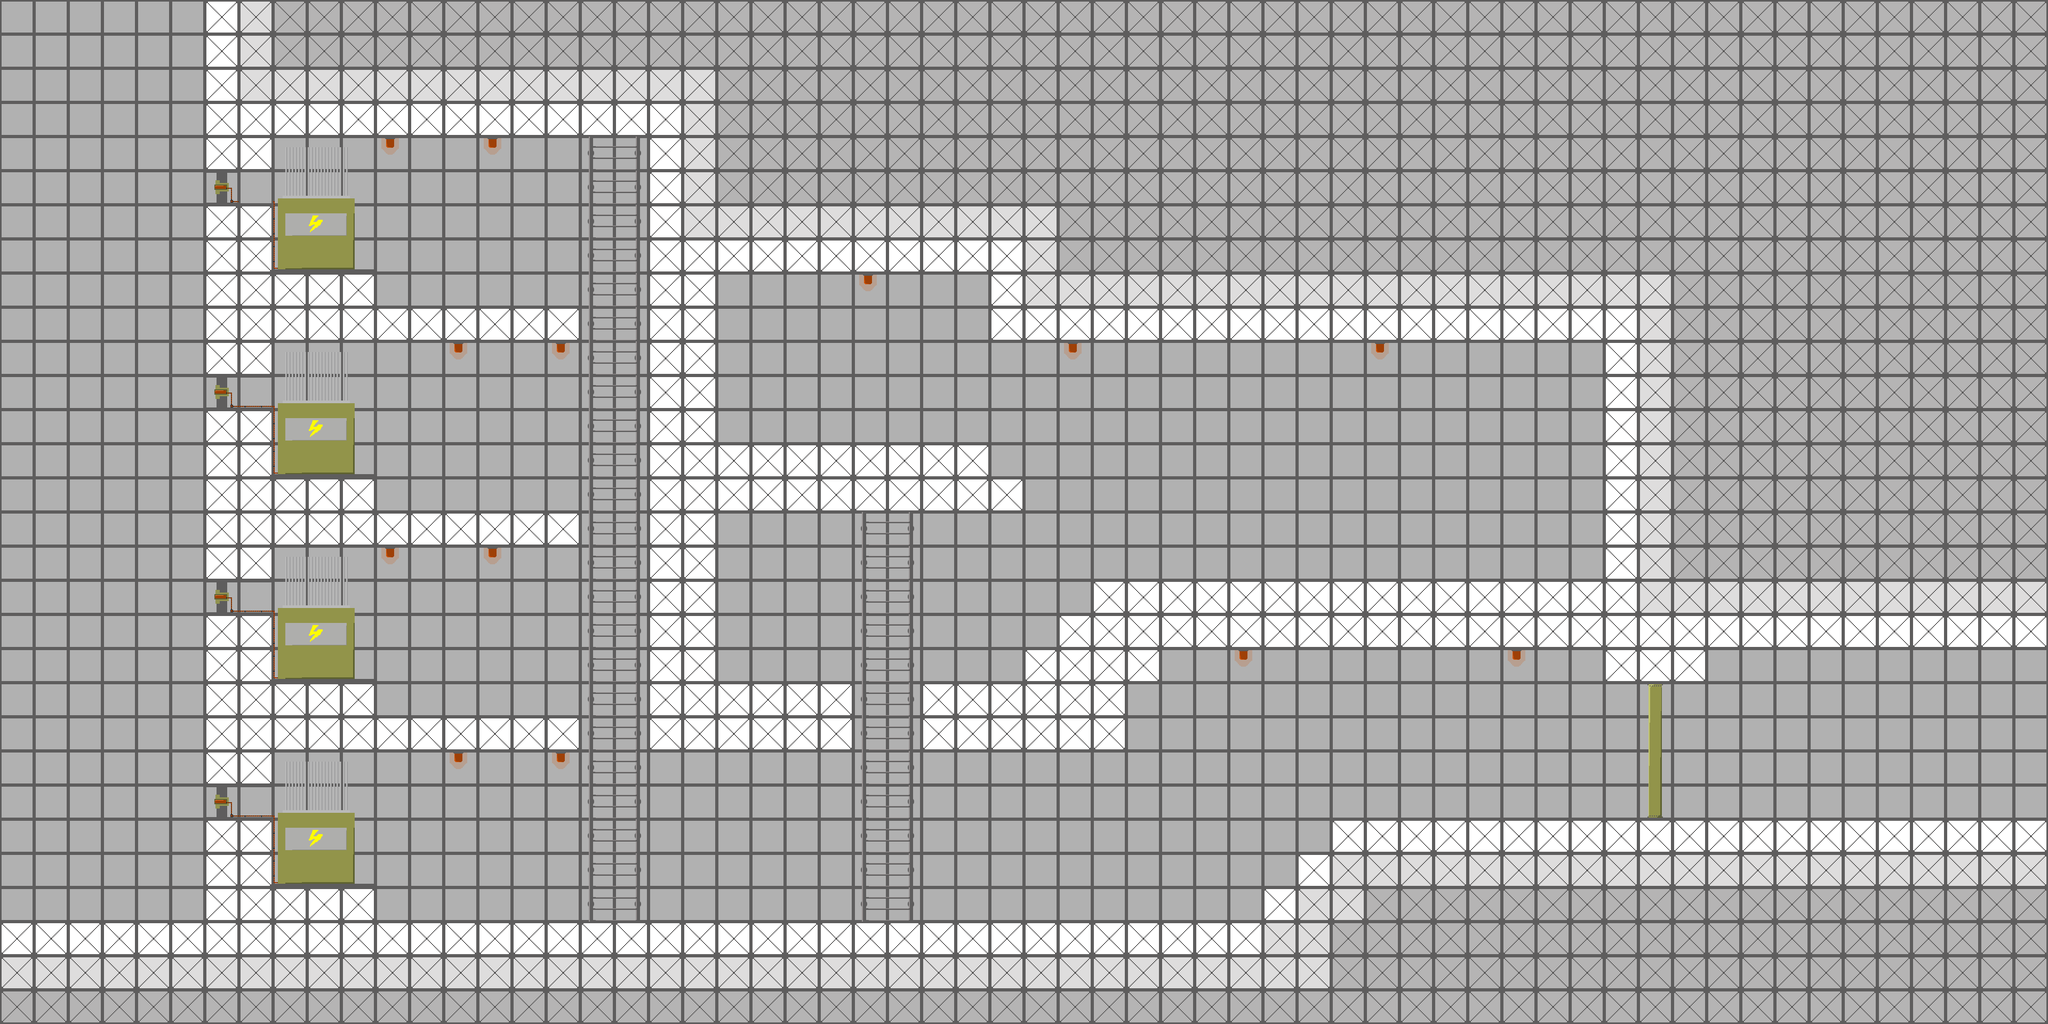

Rendered tile map (Tiled .tmx) drawn with the repository's tilesets; below, a short description and the map source with its tile grids summarised:
An orthogonal 60x30 tile map with 64x64 px tiles, 3 tile layers (Фон, Слой тайлов 1, актив), 2 tilesets and 8 objects.

<map version="1.0" orientation="orthogonal" renderorder="right-down" width="60" height="30" tilewidth="64" tileheight="64" nextobjectid="1">
 <tileset firstgid="1" name="Base" tilewidth="64" tileheight="64" tilecount="23" columns="0">
  <tile id="0">
   <image width="64" height="64" source="basecube.png" />
   <objectgroup draworder="index">
    <object id="5" x="0" y="0" height="64" />
    <object id="7" x="0" y="0" width="64" />
    <object id="21" x="0" y="0" width="64" height="64" />
   </objectgroup>
  </tile>
  <tile id="1">
   <image width="64" height="64" source="door/images/door_01.png" />
  </tile>
  <tile id="2">
   <image width="64" height="64" source="door/images/door_02.png" />
  </tile>
  <tile id="3">
   <image width="64" height="64" source="door/images/door_03.png" />
  </tile>
  <tile id="4">
   <image width="64" height="64" source="door/images/door_04.png" />
  </tile>
  <tile id="5">
   <image width="64" height="64" source="Turel.png" />
  </tile>
  <tile id="6">
   <image width="64" height="64" source="images/tech_01.png" />
  </tile>
  <tile id="7">
   <image width="64" height="64" source="images/tech_02.png" />
  </tile>
  <tile id="8">
   <image width="64" height="64" source="images/tech_03.png" />
  </tile>
  <tile id="9">
   <image width="64" height="64" source="images/tech_04.png" />
  </tile>
  <tile id="10">
   <image width="64" height="64" source="images/tech_05.png" />
  </tile>
  <tile id="11">
   <image width="64" height="64" source="images/tech_06.png" />
  </tile>
  <tile id="12">
   <image width="64" height="64" source="images/tech_07.png" />
  </tile>
  <tile id="13">
   <image width="64" height="64" source="images/tech_08.png" />
  </tile>
  <tile id="14">
   <image width="64" height="64" source="images/tech_09.png" />
  </tile>
  <tile id="15">
   <image width="64" height="64" source="images/tech_10.png" />
  </tile>
  <tile id="16">
   <image width="64" height="64" source="images/tech_11.png" />
  </tile>
  <tile id="17">
   <image width="64" height="64" source="images/tech_12.png" />
  </tile>
  <tile id="18">
   <image width="64" height="64" source="Turel_line.png" />
  </tile>
  <tile id="19">
   <image width="64" height="64" source="basecube2.png" />
  </tile>
  <tile id="20">
   <image width="64" height="64" source="images/stairs_01.png" />
   <objectgroup draworder="index">
    <properties>
     <property name="unity:isTrigger " type="bool" value="true" />
     <property name="unity:layer" value="Stairs" />
    </properties>
    <object id="3" x="0" y="0" width="64" height="64">
     <properties>
      <property name="unity:isTrigger " type="bool" value="true" />
     </properties>
    </object>
   </objectgroup>
  </tile>
  <tile id="21">
   <image width="64" height="64" source="images/stairs_02.png" />
   <objectgroup draworder="index">
    <properties>
     <property name="unity:isTrigger " type="bool" value="true" />
     <property name="unity:layer" value="Stairs" />
    </properties>
    <object id="2" x="0" y="0" width="64" height="64">
     <properties>
      <property name="unity:isTrigger " type="bool" value="true" />
     </properties>
    </object>
    <object id="3" x="0" y="0" width="64" height="64">
     <properties>
      <property name="unity:isTrigger " type="bool" value="true" />
     </properties>
    </object>
   </objectgroup>
  </tile>
  <tile id="22">
   <image width="64" height="64" source="light.png" />
  </tile>
 </tileset>
 <tileset firstgid="24" name="1" tilewidth="64" tileheight="64" tilecount="2" columns="0">
  <tile id="0">
   <image width="64" height="64" source="basecube01.png" />
  </tile>
  <tile id="1">
   <image width="64" height="64" source="basecube02.png" />
   <objectgroup draworder="index">
    <object id="1" x="0" y="0" width="64" height="64" />
    <object id="2" x="0" y="0" height="64" />
   </objectgroup>
  </tile>
 </tileset>
 <layer name="Фон" width="60" height="30">
  <data>[1800 cells, 1800 non-empty, 2 distinct tile ids]</data>
 </layer>
 <layer name="Слой тайлов 1" width="60" height="30">
  <data>[1800 cells, 1057 non-empty, 22 distinct tile ids]</data>
 </layer>
 <layer name="актив" width="60" height="30">
  <data>[1800 cells, 70 non-empty, 2 distinct tile ids]</data>
 </layer>
</map>